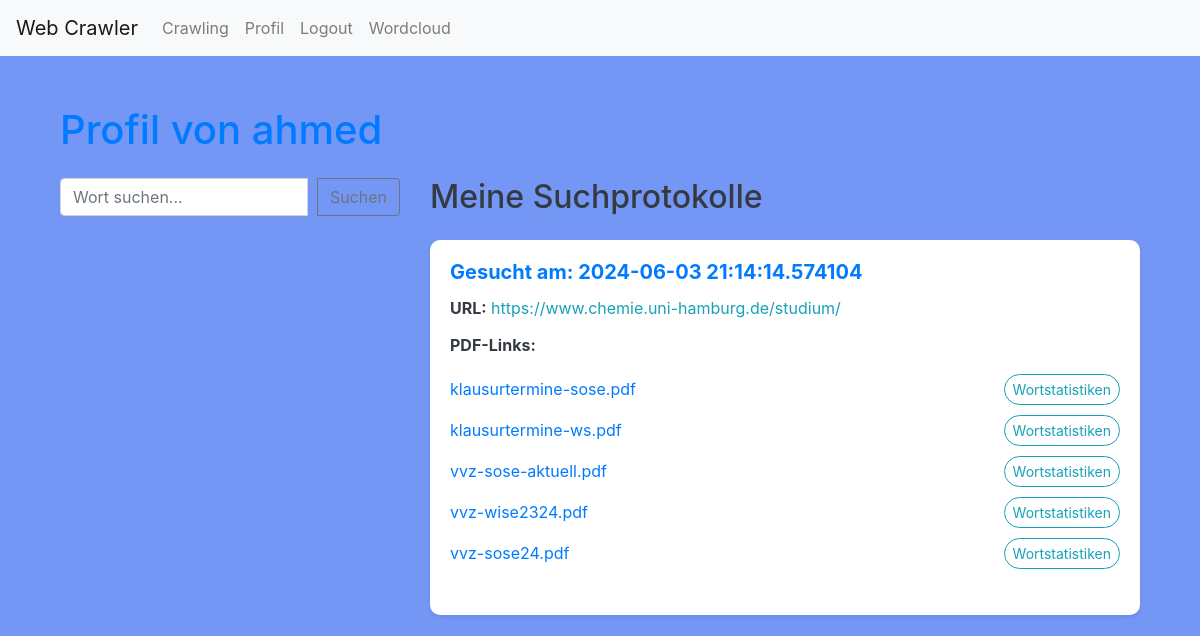
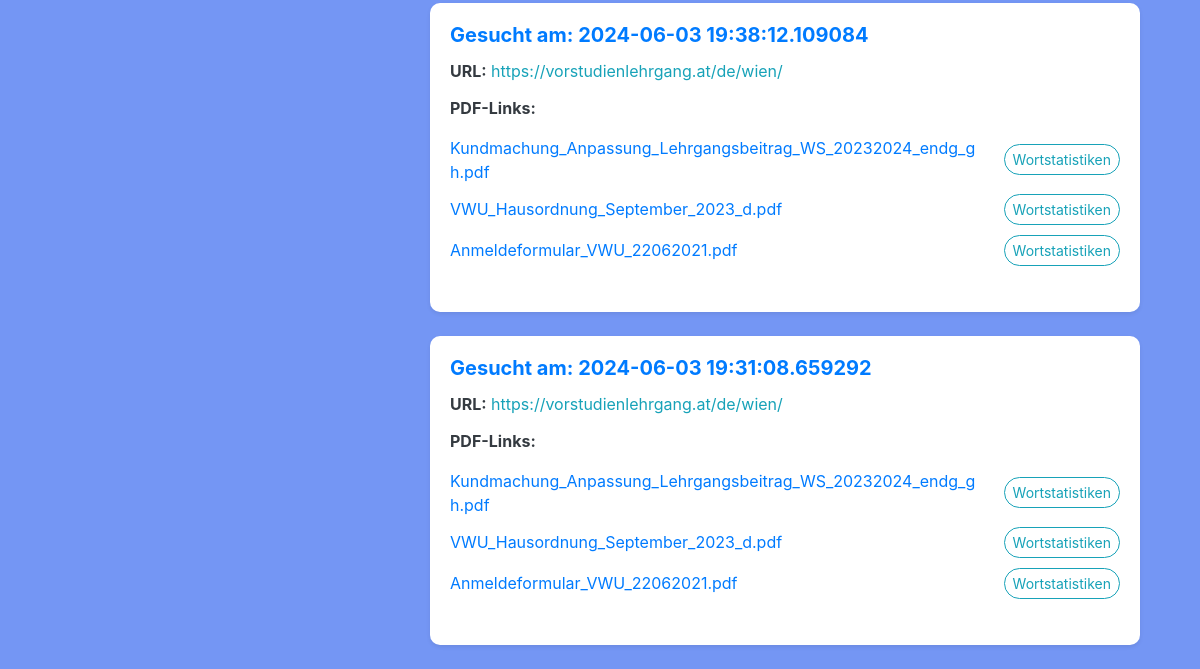
The app's page /profile (signed in), older data (2 pictures, top to bottom).
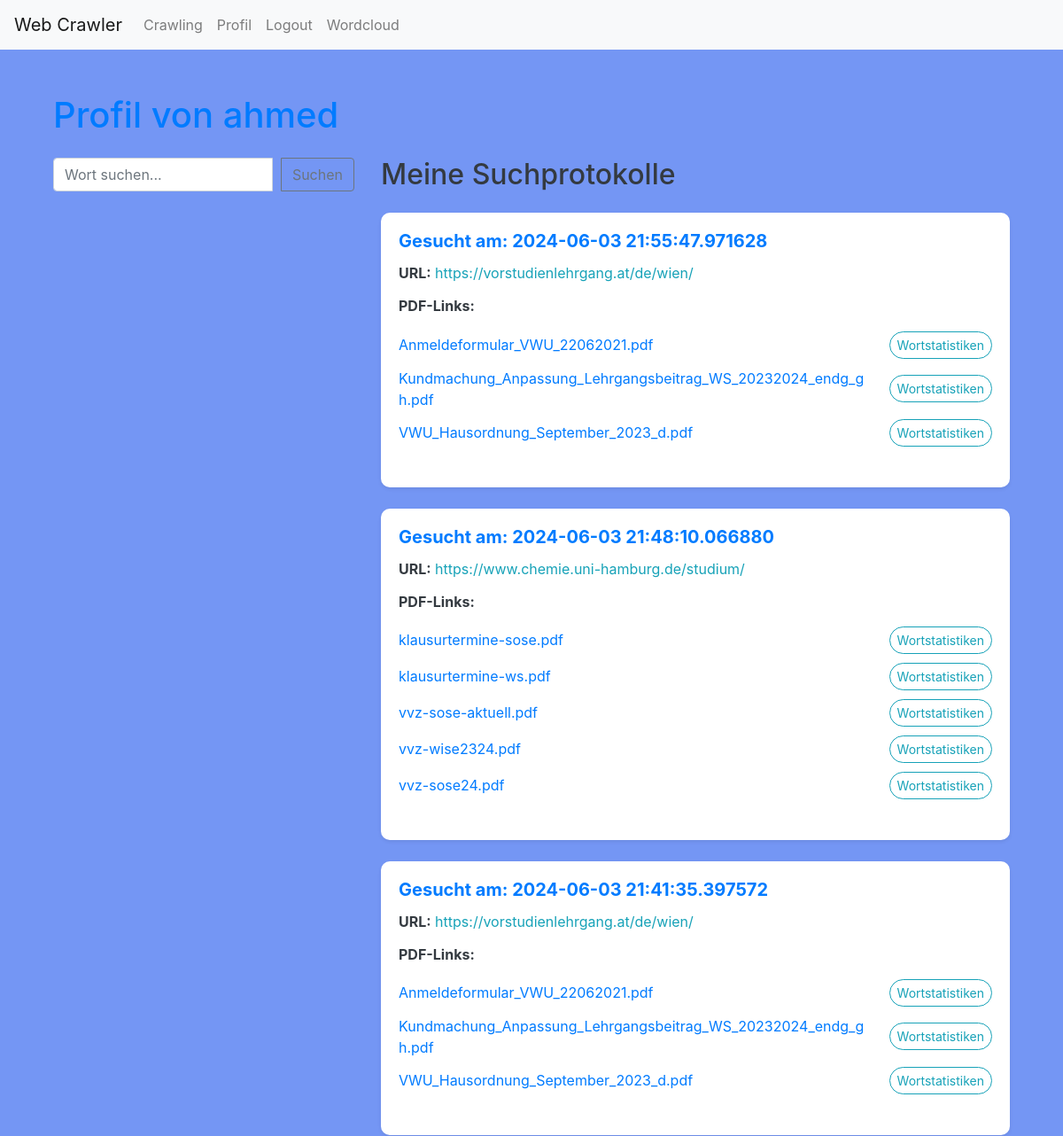
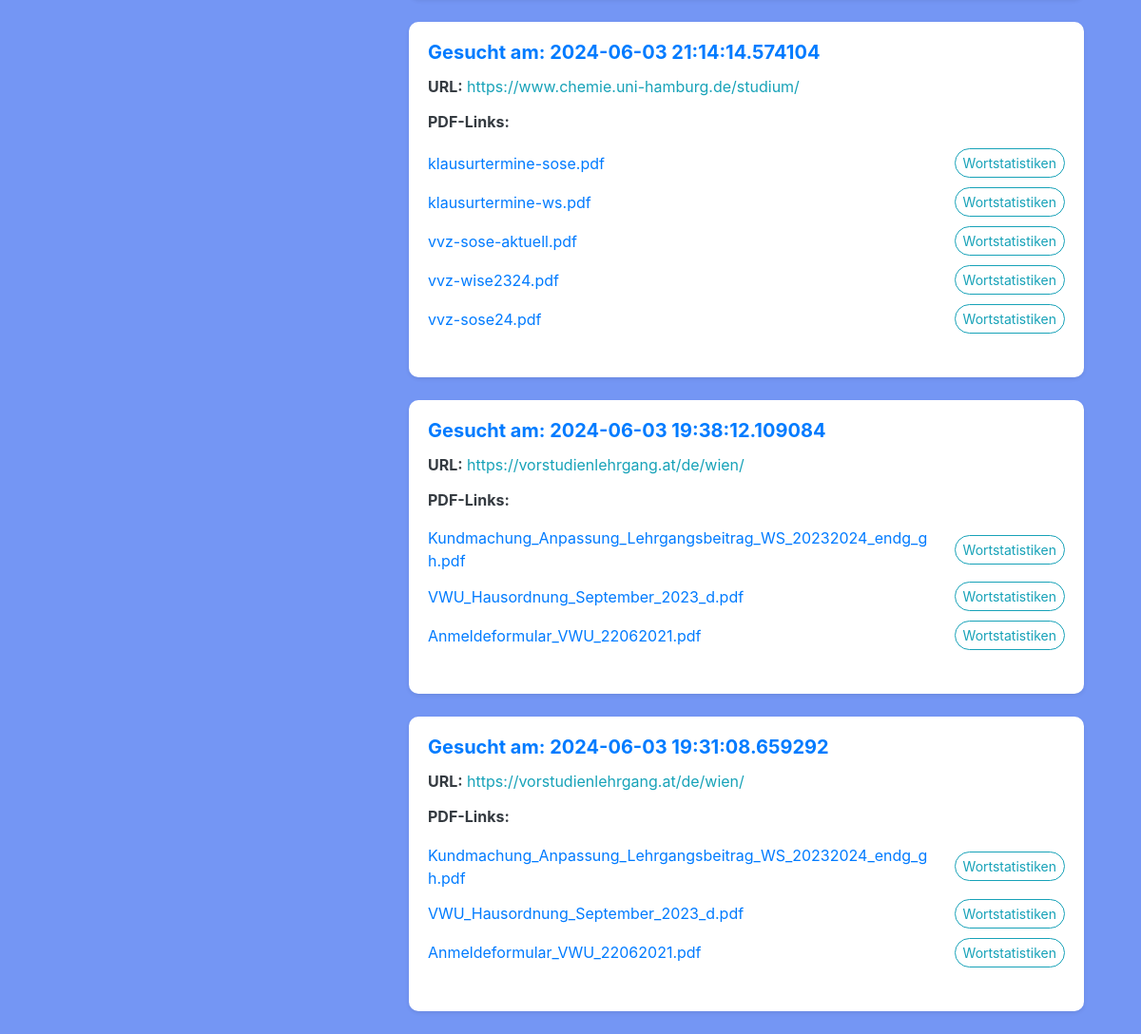
The same page, newer data (2 pictures, top to bottom).
### app/models.py (models this page shows, shortened)
class User(db.Model, UserMixin):
    id = db.Column(db.Integer, primary_key=True)
    username = db.Column(db.String(80), unique=True, nullable=False)
    email = db.Column(db.String(120), unique=True, nullable=False)
    password = db.Column(db.String(120), nullable=False)
    crawl_data = db.relationship('CrawlData', backref='user', lazy=True)

class CrawlData(db.Model):
    id = db.Column(db.Integer, primary_key=True)
    user_id = db.Column(db.Integer, db.ForeignKey('user.id'), nullable=False)
    url = db.Column(db.String(512), nullable=False)
    crawl_date = db.Column(db.DateTime, default=datetime.utcnow)
    pdf_links = db.Column(db.Text)  # Stores PDF links as comma-separated strings
    pdf_paths = db.Column(db.Text)  # Add this line to store the paths to PDF files
    word_stats = db.Column(db.Text)

### app/routes.py (the view, shortened to what this page needs)
@app.route('/profile', methods=['GET', 'POST'])
@login_required
def profile():
    crawl_records = CrawlData.query.filter_by(user_id=current_user.id).order_by(CrawlData.crawl_date.desc()).all()
    for record in crawl_records:
        word_stats_list = []
        for stat in record.word_stats.split(';'):
            if '|' in stat:
                pdf_url, word_counts = stat.split('|', 1)
                word_count_pairs = word_counts.split(',')
                word_counts_dict = {}
                for word_count in word_count_pairs:
                    parts = word_count.split(':')
                    if len(parts) == 2:
                        word, count = parts
                        try:
                            word_counts_dict[word] = int(count)
                        except ValueError:
                            continue
                max_word, max_count = None, 0
                for word, count in word_counts_dict.items():
                    if count > max_count:
                        max_word, max_count = word, count
                word_stats_list.append({
                    'pdf_url': pdf_url,
                    'pdf_name': pdf_url.split('/')[-1],
                    'word_counts': word_counts_dict,
                    'max_word': max_word,
                    'max_count': max_count
                })
        record.parsed_word_stats = word_stats_list
    search_results = []
    return render_template('profile.html', crawl_records=crawl_records, search_results=search_results, enumerate=enumerate)

### app/routes.py (called while the page is built)
@login_manager.user_loader
def load_user(user_id):
    return User.query.get(int(user_id))

### app/templates/profile.html (shortened to what this page needs)
{% extends "layout.html" %}
{% block content %}
<div class="container mt-4">
    <h1 class="mb-4">Profil von {{ current_user.username }}</h1>
    <div class="row">
        <div class="col-md-4">
            <form method="POST" action="{{ url_for('search_word') }}" class="search-form">
                <div class="input-group mb-3">
                    <input type="text" name="search_word" class="form-control" placeholder="Wort suchen..." aria-label="Wort suchen">
                    <div class="input-group-append">
                        <button class="btn btn-outline-secondary" type="submit">Suchen</button>
                    </div>
                </div>
            </form>
        </div>
        <div class="col-md-8">
            <h2 class="mb-4">Meine Suchprotokolle</h2>
            <div class="row">
                {% for record in crawl_records %}
                <div class="col-md-12 mb-4">
                    <div class="card shadow-sm">
                        <div class="card-body">
                            <h5 class="card-title text-primary">Gesucht am: {{ record.crawl_date }}</h5>
                            <p class="card-text"><strong>URL:</strong> <a href="{{ record.url }}" target="_blank" class="text-info">{{ record.url }}</a></p>
                            <h6><strong>PDF-Links:</strong></h6>
                            <div class="pdf-link-container">
                                <ul class="list-unstyled pdf-list">
                                    {% if record.pdf_links == 'no_pdfs_found' %}
                                    <li>Keine PDFs gefunden</li>
                                    {% else %}
                                        {% for index, link in enumerate(record.pdf_links.split(',')) %}
                                        {% if '|' in link %}
                                        {% set url, name = link.split('|') %}
                                        <li class="pdf-list-item">
                                            <div class="pdf-item-container">
                                                <a href="{{ url }}" target="_blank" class="text-decoration-none pdf-link">{{ name }}</a>
                                                <button type="button" class="btn btn-sm btn-outline-info word-stats-btn" data-toggle="modal" data-target="#modal{{ record.id }}_{{ index }}">Wortstatistiken</button>
                                            </div>
                                        </li>
                                        {% endif %}
                                        {% endfor %}
                                    {% endif %}
                                </ul>
                            </div>
                        </div>
                    </div>
                </div>
                {% endfor %}
            </div>
        </div>
    </div>
</div>
{% endblock %}

### app/templates/layout.html (shortened to what this page needs)
<!DOCTYPE html>
<html lang="de">
<head>
    <link href="https://maxcdn.bootstrapcdn.com/bootstrap/4.5.2/css/bootstrap.min.css" rel="stylesheet">
    <link href="{{ url_for('static', filename='css/styles.css') }}" rel="stylesheet">
    <link href="{{ url_for('static', filename='css/wordcloud.css') }}" rel="stylesheet">
</head>
<body>
    <nav class="navbar navbar-expand-lg navbar-light bg-light">
        <a class="navbar-brand" href="{{ url_for('home') }}">Web Crawler</a>
        <div class="collapse navbar-collapse" id="navbarNav">
            <ul class="navbar-nav">
                {% if current_user.is_authenticated %}
                    <li class="nav-item">
                        <a class="nav-link" href="{{ url_for('crawl_page') }}">Crawling</a>
                    </li>
                    <li class="nav-item">
                        <a class="nav-link" href="{{ url_for('profile') }}">Profil</a>
                    </li>
                    <li class="nav-item">
                        <a class="nav-link" href="{{ url_for('logout') }}">Logout</a>
                    </li>
                    <li class="nav-item">
                        <a class="nav-link" href="{{ url_for('wordcloud') }}">Wordcloud</a>
                    </li>
                {% endif %}
            </ul>
        </div>
    </nav>
    <div class="container">
        {% block content %}{% endblock %}
    </div>
</body>
</html>

### app/static/css/styles.css (style rules this page uses)
body { background-color: #7496f4; }
.card { border: none; border-radius: 10px; }
.card-body { padding: 20px; }
.card-title { font-size: 1.25rem; font-weight: bold; }
.btn-outline-info { border-radius: 50px; }
.pdf-link { flex-grow: 1; word-break: break-all; }
.word-stats-btn { margin-left: 10px; flex-shrink: 0; }
.pdf-list-item { display: flex; justify-content: space-between; align-items: center; margin-bottom: 10px; width: 100%; }
.pdf-link-container { display: flex; flex-direction: column; }
.pdf-list { margin-top: 10px; width: 100%; }
.pdf-item-container { display: flex; align-items: center; justify-content: space-between; width: 100%; gap: 10px; }
.search-form { margin-bottom: 20px; }
.search-form .input-group { display: flex; align-items: center; }
.search-form .form-control { flex-grow: 1; margin-right: 10px; }
body { color: #343a40; }
.container { margin-top: 50px; }
.navbar { margin-bottom: 20px; }
.form-control { margin-bottom: 10px; }
h1, h3 { color: #007bff; }
h1 { margin-bottom: 20px; }

### app/static/css/wordcloud.css (style rules this page uses)
body { background-color: #7496f4; }
.card { border: none; border-radius: 10px; }
.card-body { padding: 20px; }
.card-title { font-size: 1.25rem; font-weight: bold; }
.btn-outline-info { border-radius: 50px; }
.pdf-link { flex-grow: 1; word-break: break-all; }
.word-stats-btn { margin-left: 10px; flex-shrink: 0; }
.pdf-list-item { display: flex; justify-content: space-between; align-items: center; margin-bottom: 10px; width: 100%; }
.pdf-link-container { display: flex; flex-direction: column; }
.pdf-list { margin-top: 10px; width: 100%; }
.pdf-item-container { display: flex; align-items: center; justify-content: space-between; width: 100%; gap: 10px; }
.search-form { margin-bottom: 20px; }
.search-form .input-group { display: flex; align-items: center; }
.search-form .form-control { flex-grow: 1; margin-right: 10px; }
body { color: #343a40; }
.container { margin-top: 50px; }
.navbar { margin-bottom: 20px; }
.form-control { margin-bottom: 10px; }
h1, h3 { color: #007bff; }
h1 { margin-bottom: 20px; }

Row changes from the older to the newer data that the page shows:
added CrawlData: crawl_date "2024-06-03 21:55:47.971628", url "https://vorstudienlehrgang.at/de/wien/", name "Anmeldeformular_VWU_22062021.pdf" "Kundmachung_Anpassung_Lehrgangsbeitrag_WS_20232024_endg_gh.pdf" "VWU_Hausordnung_September_2023_d.pdf"
added CrawlData: crawl_date "2024-06-03 21:48:10.066880", url "https://www.chemie.uni-hamburg.de/studium/", name "klausurtermine-sose.pdf" "klausurtermine-ws.pdf" "vvz-sose-aktuell.pdf" "vvz-wise2324.pdf" "vvz-sose24.pdf"
added CrawlData: crawl_date "2024-06-03 21:41:35.397572", url "https://vorstudienlehrgang.at/de/wien/", name "Anmeldeformular_VWU_22062021.pdf" "Kundmachung_Anpassung_Lehrgangsbeitrag_WS_20232024_endg_gh.pdf" "VWU_Hausordnung_September_2023_d.pdf"
